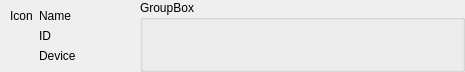
<?xml version="1.0" encoding="UTF-8"?>
<ui version="4.0">
 <class>C_SyvDcExistingNodeWidget</class>
 <widget class="QWidget" name="C_SyvDcExistingNodeWidget">
  <property name="geometry">
   <rect>
    <x>0</x>
    <y>0</y>
    <width>465</width>
    <height>72</height>
   </rect>
  </property>
  <property name="windowTitle">
   <string>Form</string>
  </property>
  <layout class="QHBoxLayout" name="horizontalLayout" stretch="2,1">
   <property name="leftMargin">
    <number>0</number>
   </property>
   <property name="topMargin">
    <number>0</number>
   </property>
   <property name="rightMargin">
    <number>0</number>
   </property>
   <property name="bottomMargin">
    <number>0</number>
   </property>
   <item>
    <layout class="QGridLayout" name="gridLayout" columnstretch="0,1">
     <property name="leftMargin">
      <number>10</number>
     </property>
     <property name="topMargin">
      <number>9</number>
     </property>
     <property name="bottomMargin">
      <number>9</number>
     </property>
     <item row="0" column="0">
      <widget class="QLabel" name="pc_LabelIcon">
       <property name="text">
        <string>Icon</string>
       </property>
      </widget>
     </item>
     <item row="1" column="1">
      <widget class="stw::opensyde_gui_elements::C_OgeLabToolTipBase" name="pc_LabelNodeId">
       <property name="styleRole" stdset="0">
        <string>group-sub-item</string>
       </property>
       <property name="text">
        <string>ID</string>
       </property>
      </widget>
     </item>
     <item row="0" column="1">
      <widget class="QLabel" name="pc_LabelName">
     <property name="styleRole" stdset="0">
      <string>properties-sub-heading</string>
     </property>
       <property name="text">
        <string>Name</string>
       </property>
      </widget>
     </item>
     <item row="2" column="1">
      <widget class="stw::opensyde_gui_elements::C_OgeLabToolTipBase" name="pc_LabelDeviceType">
       <property name="styleRole" stdset="0">
        <string>group-sub-item</string>
       </property>
       <property name="text">
        <string>Device</string>
       </property>
      </widget>
     </item>
    </layout>
   </item>
   <item>
    <widget class="QGroupBox" name="pc_GroupBoxSerialNumber">
     <property name="styleRole" stdset="0">
      <string>transparent</string>
     </property>
     <property name="minimumSize">
      <size>
       <width>325</width>
       <height>0</height>
      </size>
     </property>
     <property name="title">
      <string>GroupBox</string>
     </property>
     <layout class="QVBoxLayout" name="verticalLayout_2">
      <property name="leftMargin">
       <number>0</number>
      </property>
      <property name="topMargin">
       <number>1</number>
      </property>
      <property name="rightMargin">
       <number>1</number>
      </property>
      <property name="bottomMargin">
       <number>0</number>
      </property>
      <item>
       <widget class="stw::opensyde_gui::C_SyvDcExistingNodeDropAreaWidget" name="pc_WidgetSerialNumber" native="true">
        <property name="minimumSize">
         <size>
          <width>0</width>
          <height>37</height>
         </size>
        </property>
       </widget>
      </item>
      <item>
       <spacer name="verticalSpacer">
        <property name="orientation">
         <enum>Qt::Vertical</enum>
        </property>
        <property name="sizeHint" stdset="0">
         <size>
          <width>20</width>
          <height>40</height>
         </size>
        </property>
       </spacer>
      </item>
     </layout>
    </widget>
   </item>
  </layout>
 </widget>
 <customwidgets>
  <customwidget>
   <class>stw::opensyde_gui_elements::C_OgeLabToolTipBase</class>
   <extends>QLabel</extends>
   <header>C_OgeLabToolTipBase.hpp</header>
  </customwidget>
  <customwidget>
   <class>stw::opensyde_gui::C_SyvDcExistingNodeDropAreaWidget</class>
   <extends>QWidget</extends>
   <header>C_SyvDcExistingNodeDropAreaWidget.hpp</header>
   <container>1</container>
  </customwidget>
 </customwidgets>
 <resources/>
 <connections/>
</ui>
